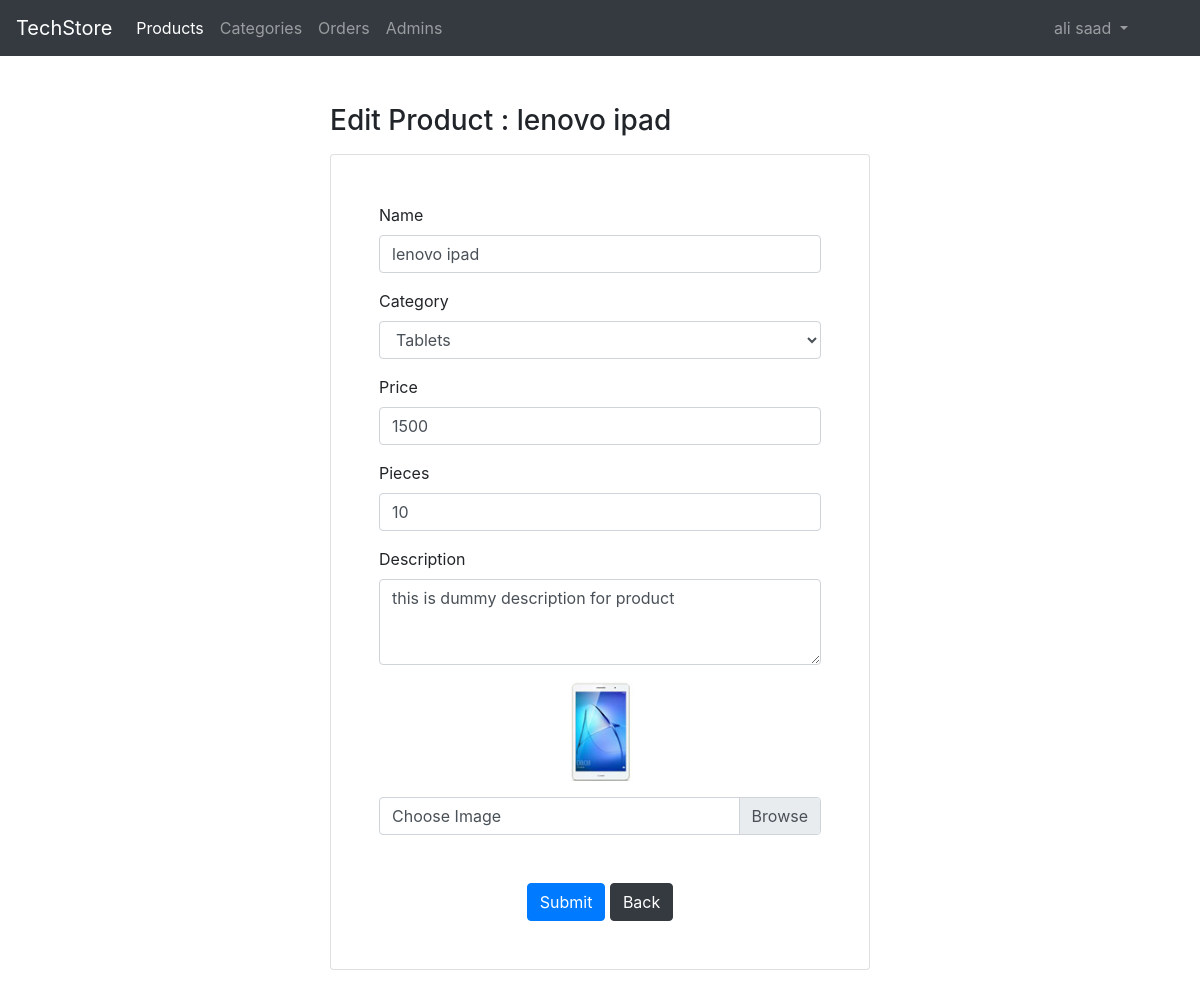
The app's page /admin/edit-product.php (signed in), older data.
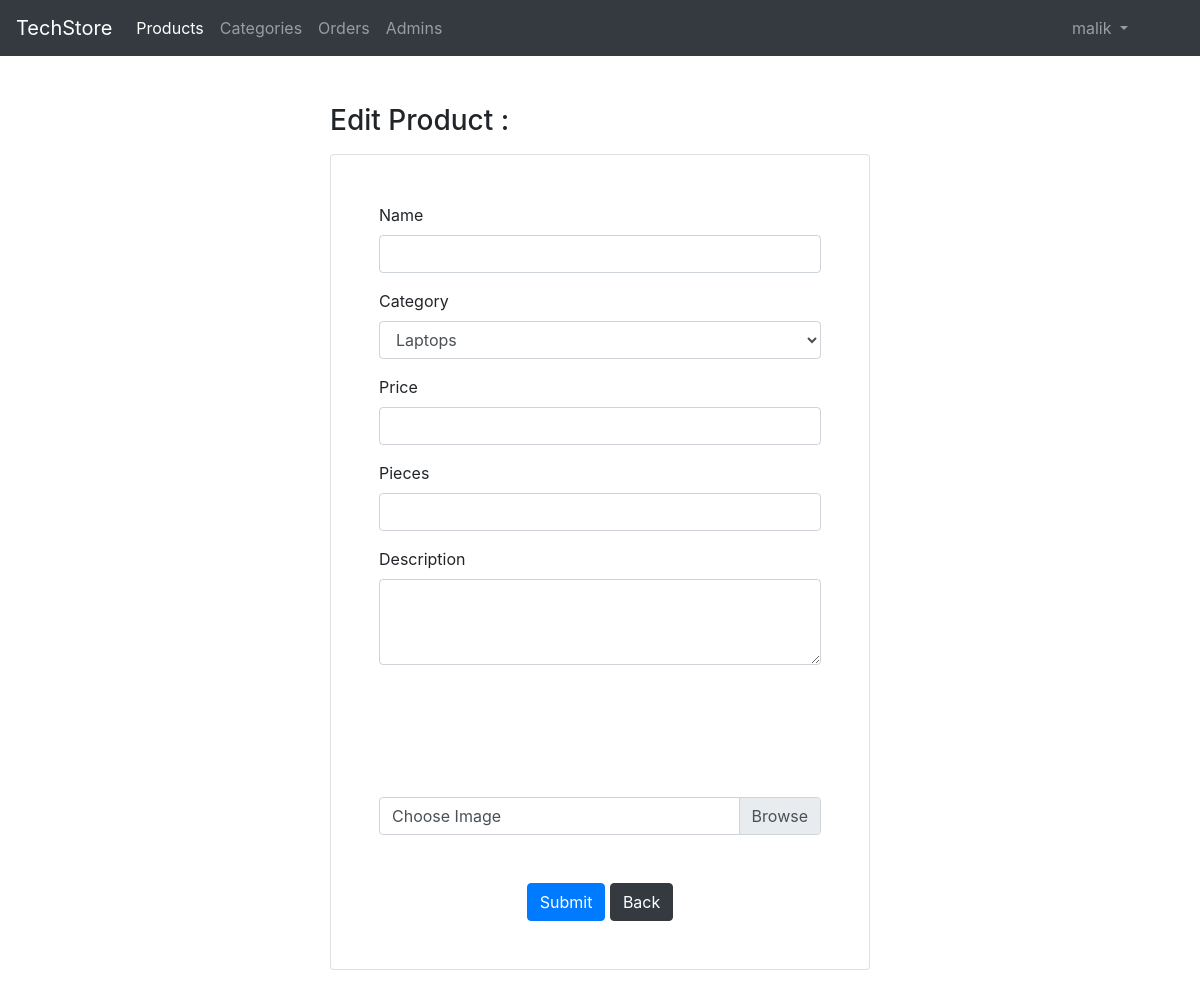
The same page, newer data.
### tables this page shows
CREATE TABLE `products` (
  `id` int(10) UNSIGNED NOT NULL,
  `name` varchar(255) NOT NULL,
  `desc` text NOT NULL,
  `price` float NOT NULL,
  `quantity` smallint(6) NOT NULL,
  `img` varchar(255) NOT NULL,
  `cat_id` int(10) UNSIGNED DEFAULT NULL,
  `created_at` timestamp NOT NULL DEFAULT current_timestamp()
);

CREATE TABLE `cats` (
  `id` int(10) UNSIGNED NOT NULL,
  `name` varchar(255) NOT NULL,
  `created_at` timestamp NOT NULL DEFAULT current_timestamp()
);

### app.php (called while the page is built, shortened)
<?php
$request = new Request;
$session = new  Session;

### classes/Session.php (called while the page is built, shortened)
<?php
class Session
{
    public function get(string $key)
    {
        return $_SESSION[$key];
    }
}

### classes/Request.php (called while the page is built, shortened)
<?php
class Request
{
    public function getHas($key): bool
    {
        return isset($_GET[$key]);
    }
}

### classes/Models/Product.php (called while the page is built, shortened)
<?php
class Product extends Db
{
    public function __construct()
    {
        $this->table = 'products';
    }
    public function selectId($id, $col = "products.*")
    {
        $sql = "SELECT $col FROM $this->table
        JOIN cats on
         $this->table.cat_id = cats.id
          WHERE  $this->table.id =$id";
        $res = mysqli_query($this->conn, $sql);
        return mysqli_fetch_assoc($res);
    }
}

### classes/Db.php (called while the page is built, shortened)
<?php
abstract class Db
{
    protected $conn;
    protected $table;
    public function connect()
    {
        $this->conn = mysqli_connect(SERVER, USER, PASS, DB);
    }
    public function selectAll($col = "*")
    {
        $sql = "SELECT $col FROM $this->table";
        $res = mysqli_query($this->conn, $sql);
        return mysqli_fetch_all($res, MYSQLI_ASSOC);
    }
}

### classes/Models/Cats.php (called while the page is built, shortened)
<?php
class Cats extends Db
{
    public function __construct()
    {
        $this->table = 'cats';
    }
}

### admin/edit-product.php (the view, shortened to what the changed rows need)
<?php include_once 'inc/header.php';?>
<?php
if ($request->getHas('id')) {
    $id = $request->get('id');
} else {
    $id = 1;
}
$category = new Cats;
$categ =  $category->selectall("id,name");
    $prod = new Product;
   $product= $prod->selectId($id,"products.name AS prodName,cats.name AS catName,img,`desc`,quantity,price,cat_id");
?>
    <div class="container py-5">
        <div class="row">
            <div class="col-md-6 offset-md-3">
                <h3 class="mb-3">Edit Product : <?= $product['prodName']?></h3>
                <div class="card">
                    <div class="card-body p-5">
                        <form method="POST"  action="<?= AURL . "handler/edit-product.php"?>"   enctype="multipart/form-data" >
                            <div class="form-group">
                              <label>Name</label>
                              <input type="text" name = "name" value="<?= $product['prodName']?>" class="form-control">
                            </div>
                            <div class="form-group">
                                <label>Category</label>
                                <select  name = "cat_id"  class="form-control">
                             <?php foreach($categ as $cat):  ?>
                                  <option value="<?= $cat['id'];?>" <?php  if($cat['id']==$product['cat_id']){echo "selected";}?> ><?= $cat['name'];?></option>
                                  <?php endforeach;  ?>
                                </select>
                            </div>
                            <div class="form-group">
                                <label>Price</label>
                                <input type="number"  name = "price" value="<?= $product['price']?>" class="form-control">
                            </div>
                            <div class="form-group">
                                <label>Pieces</label>
                                <input type="number"  name ="quantity" value="<?= $product['quantity']?>"   class="form-control">
                            </div>
                            <div class="form-group">
                                <label>Description</label>
                                <textarea class="form-control" name = "desc" rows="3"><?= $product['desc']?>  </textarea>
                            </div>
                                <div class="mb-3 d-flex justify-content-center" >
                                    <img src="<?= URL ."uploads/". $product['img']; ?>" height="100px" alt="">
                                </div>
                        </form>
                    </div>
                </div>
            </div>
        </div>
    </div>
    <?php include_once 'inc/footer.php';?>

### admin/inc/header.php (shortened to what the changed rows need)
<?php   include_once('../app.php');?>
<!DOCTYPE html>
<html lang="en">
<head>
    <link rel="stylesheet" href="<?= AURL;?>assets/css/bootstrap.min.css">
    <link rel="stylesheet" href="<?= AURL;?>assets/plugins/fontawesome-free-5.0.1/css/fontawesome-all.css">
</head>
<body>
    <nav class="navbar navbar-expand-lg navbar-dark bg-dark">
        <div class="collapse navbar-collapse" id="navbarNavAltMarkup">
            <ul class="navbar-nav ml-auto mr-5">
                <li class="nav-item dropdown">
                    <a class="nav-link dropdown-toggle" href="#" id="navbarDropdown" role="button" data-toggle="dropdown" aria-haspopup="true" aria-expanded="false">
                      <?= $session->get('adminName');?>
                    </a>
                </li>
            </ul>
        </div>
    </nav>

Row changes from the older to the newer data that the page shows:
removed products: name "lenovo ipad", cat_id "Tablets", price "1500", quantity "10", desc "this is dummy description for product", img (picture)
Text that changed along with them:
$session->get('adminName'): "ali saad" → "malik"
form field cat_id: (not shown) → "Laptops"
